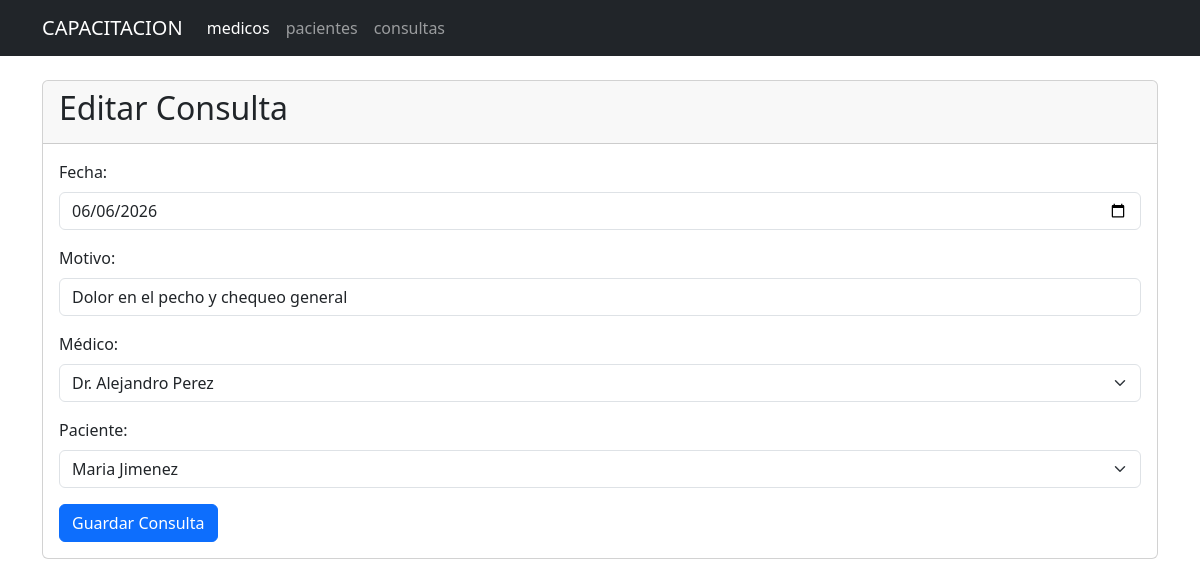
/consulta/editar/1, run on the app's committed database.
### tables this page shows
CREATE TABLE consultas (
        id_consulta INTEGER PRIMARY KEY AUTOINCREMENT,
        fecha TEXT NOT NULL,
        motivo TEXT NOT NULL,
        id_paciente INTEGER NOT NULL,
        id_medico INTEGER NOT NULL,
        FOREIGN KEY (id_paciente) REFERENCES pacientes(id_paciente),
        FOREIGN KEY (id_medico) REFERENCES medicos(id_medico)
    );

CREATE TABLE medicos (
        id_medico INTEGER PRIMARY KEY AUTOINCREMENT,
        nombre TEXT NOT NULL,
        especialidad TEXT NOT NULL,
        email TEXT NOT NULL,
        telefono INTEGER NOT NULL
    );

CREATE TABLE pacientes (
        id_paciente INTEGER PRIMARY KEY AUTOINCREMENT,
        nombre TEXT NOT NULL,
        email TEXT NOT NULL,
        telefono INTEGER NOT NULL,
        fecha_nacimiento TEXT
    );

### app.py (the view, shortened to what this page needs)
@app.route("/consulta/editar/<int:id_consulta>", methods=["GET", "POST"])
def editar_consulta(id_consulta):
    conn = get_db_connection()
    consulta = conn.execute("SELECT * FROM consultas WHERE id_consulta = ?", (id_consulta,)).fetchone()
    medicos = conn.execute("SELECT id_medico, nombre FROM medicos").fetchall()
    pacientes = conn.execute("SELECT id_paciente, nombre FROM pacientes").fetchall()
    conn.close()
    return render_template("formulario_consultas.html", consulta=consulta, medicos=medicos, pacientes=pacientes)

### app.py (called while the page is built)
def get_db_connection():
    conn = sqlite3.connect('sistema_medico.db')
    conn.row_factory = sqlite3.Row
    return conn

### templates/formulario_consultas.html
{% extends "base.html" %}
{% block content %}
<div class="card">
    <div class ="card-header">
        <h2>
            {% if consulta %}
            Editar Consulta
            {% else %}
            Nueva Consulta
            {% endif %}
        </h2>
    </div>
    <div class="card-body">
        <form action="" method="post">
            <div class="mb-3">
                <label for="fecha" class="form-label">Fecha:</label>
                <input type="date" class="form-control" name="fecha"
                value="{{ consulta.fecha if consulta else '' }}" required>
            </div>
            <div class="mb-3">
                <label for="motivo" class="form-label">Motivo:</label>
                <input type="text" class="form-control" id="motivo" name="motivo"
                value="{{ consulta.motivo if consulta else '' }}" required>
            </div>
            <div class="mb-3">
                <label for="id_medico" class="form-label">Médico:</label>
                <select class="form-select" id="id_medico" name="id_medico" required>
                    {% for medico in medicos %}
                    <option value="{{ medico.id_medico }}"
                    {% if consulta and consulta.id_medico == medico.id_medico %} selected {% endif %}>
                        {{ medico.nombre }}
                    </option>
                    {% endfor %}
                </select>
            </div>
            <div class="mb-3">
                <label for="id_paciente" class="form-label">Paciente:</label>
                <select class="form-select" id="id_paciente" name="id_paciente" required>
                    {% for paciente in pacientes %}
                    <option value="{{ paciente.id_paciente }}"
                    {% if consulta and consulta.id_paciente == paciente.id_paciente %} selected {% endif %}>
                        {{ paciente.nombre }}
                    </option>
                    {% endfor %}
                </select>
            </div>
            <button type="submit" class="btn btn-primary">Guardar Consulta</button>
        </form>
    </div>
</div>
{% endblock %}

### data on the page
consultas: fecha "06/06/2026", motivo "Dolor en el pecho y chequeo general", id_medico "Dr. Alejandro Perez", id_paciente "Maria Jimenez"
